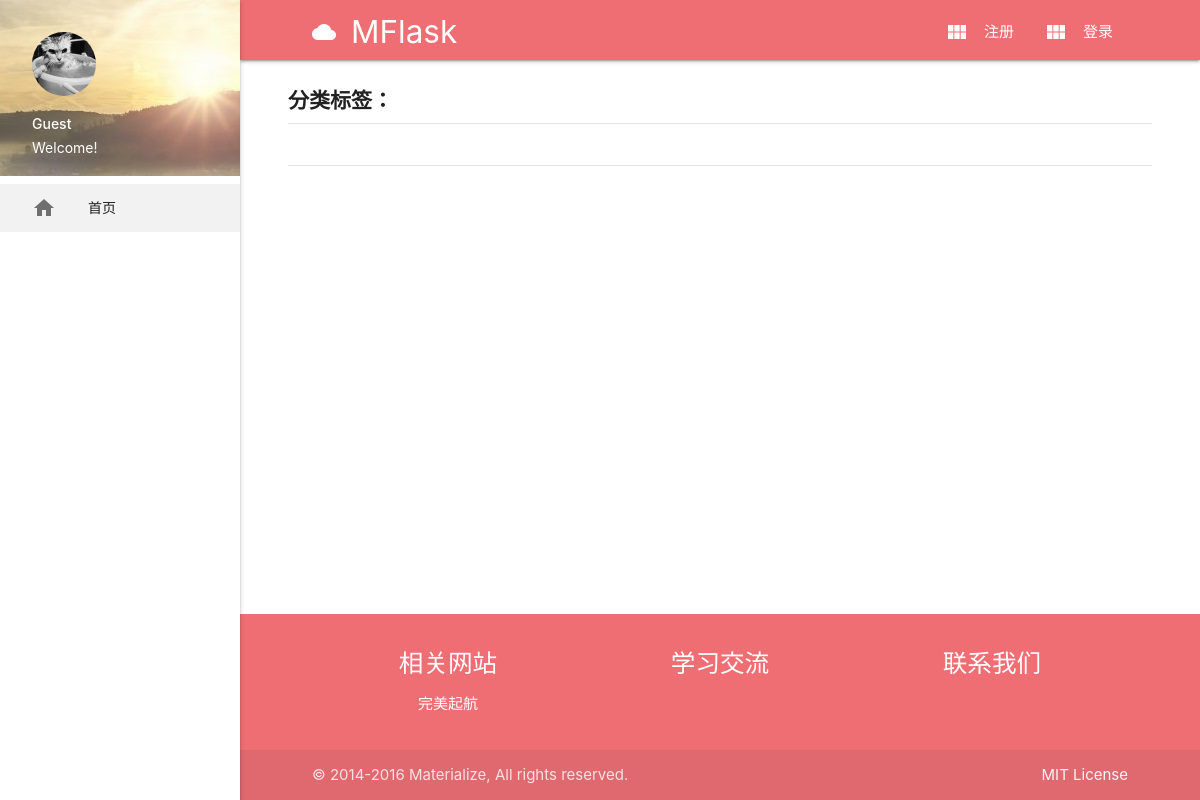
Page /tag on the earlier database version.
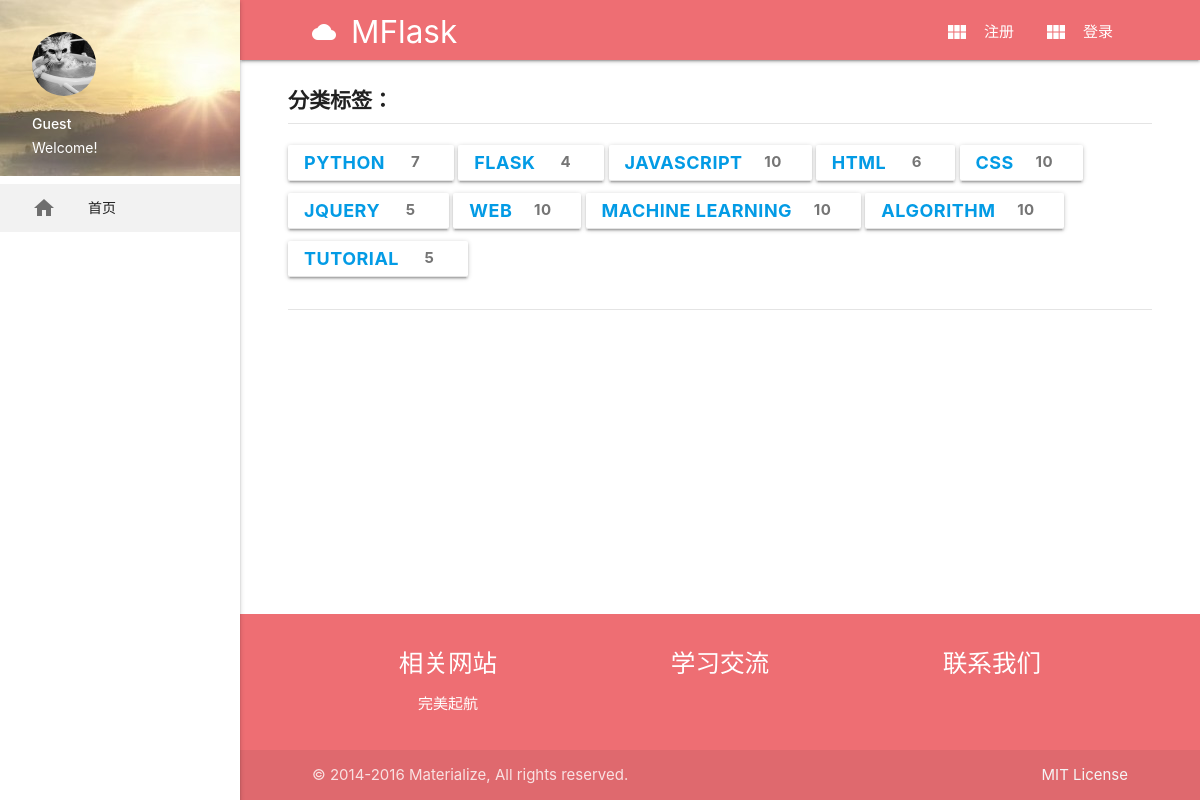
Same page on the later database version.
### app/models.py (models this page shows, shortened)
class Tag(db.Model):
    __tablename__ = 'tags'
    id = db.Column(db.Integer, primary_key=True)
    name = db.Column(db.String(64))
    rank = db.Column(db.Integer, default=0)

### app/main/views.py (the view, shortened to what this page needs)
@main.route('/tag')
@main.route('/tag/<string:tagname>')
def tag(tagname=None):
    taglist = Tag.query.all()
    pagination = None
    posts = None
    return render_template('tag.html', taglist=taglist, tagname=tagname, posts=posts, pagination=pagination)

### app/auth/views.py (called while the page is built)
@auth.before_app_request
def before_request():
    if current_user.is_authenticated:
        current_user.ping()
        if not current_user.confirmed \
                and request.endpoint \
                and request.blueprint != 'auth'\
                and request.endpoint != 'static':
            return redirect(url_for('auth.unconfirmed'))

### app/main/__init__.py (called while the page is built)
@main.app_context_processor
def inject_permissions():
    return dict(Permission=Permission)

### app/templates/tag.html (shortened to what this page needs)
{% extends "base.html" %}
{% import "_macros.html" as macros %}
{% block content %}
<main>
    <div class="row tag-list">
        <p>分类标签：</p>
        {% for tag in taglist %}
        <div class="btn {% if tag.name==tagname %}teal lighten-2{% else %}transparent{% endif %}">
            <a href="{{ url_for('.tag', tagname=tag.name) }}">{{ tag.name }}
                <span class="badge">{{ tag.posts.count() }}</span></a>
        </div>
        {% endfor %}
    </div>
</main>
{% endblock %}

### app/templates/base.html (shortened to what this page needs)
{% block doc -%}
<!DOCTYPE html>
<html{% block html_attribs %}{% endblock html_attribs %}>
{%- block html %}
    <head>
    {%- block head %}
    {%- block styles %}
    <link href="{{ url_for('static', filename='css/materialize.css') }}" rel="stylesheet">
    <link rel="stylesheet" type="text/css" href="{{ url_for('static', filename='css/styles.css') }}">
    {%- endblock styles %}
    {%- endblock head %}
    </head>
<body{% block body_attribs %}{% endblock body_attribs %}>
{% block body -%}
    {% block navbar %}
    <header>
        <nav class="top-nav">
            <div class="container">
                <div class="nav-wrapper">
                    <a href="{{ url_for('main.index') }}" class="brand-logo"><i class="material-icons">cloud</i>MFlask</a>
                    <ul class="right hide-on-med-and-down">
                        {% if current_user.is_authenticated %}
                        <li><a href="{{ url_for('main.user', username=current_user.username) }}">Profile</a></li>
                        <li><a class="dropdown-trigger" href="" data-target="dropdown1">设置<i class="material-icons right">arrow_drop_down</i></a></li>
                        {% else %}
                        <li><a href="{{ url_for('auth.register') }}"><i class="material-icons left">view_module</i>注册</a></li>
                        <li><a href="{{ url_for('auth.login') }}"><i class="material-icons left">view_module</i>登录</a></li>
                        {% endif %}
                    </ul>
                </div>
            </div>
        </nav>
        <ul class="sidenav sidenav-fixed">
            <li>
                <div class="user-view">
                    <div class="background">
                        <img src="{{ url_for('static', filename='images/bg.jpg') }}" alt="MaterializedFlask">
                    </div>
                    {% if current_user.is_authenticated %}
                    <a href="#"><img class="circle" src="{{ current_user.gravatar(size=120) }}"></a>
                    <a href="#"><span class="flow-text name">{{ current_user.username }}</span></a>
                    <a href="#"><span class="flow-text email">{{ current_user.role.name }}</span></a>
                    {% else %}
                    <a href="#"><img class="circle" src="{{ url_for('static', filename='images/profile-128.png') }}"></a>
                    <a href="#"><span class="white-text name">Guest</span></a>
                    <a href="#"><span class="white-text email">Welcome!</span></a>
                    {% endif %}
                </div>
            </li>
            <li class="bold active"><a href="{{ url_for('main.index') }}"><i class="material-icons">home</i>首页</a></li>
        </ul>
    </header>
    {%- endblock navbar %}
    {% block content -%}
    {%- endblock content %}
    {% block footer %}
    <footer class="page-footer">
        <div class="container">
            <div class="row">
                <div class="col l4 s12 center">
                    <h5 class="white-text">相关网站</h5>
                    <ul>
                        <li><a class="white-text" target="_blank" href="http://www.okgoes.com">完美起航</a></li>
                    </ul>
                </div>
                <div class="col l4 s12 center">
                    <h5 class="white-text">学习交流</h5>
                </div>
                <div class="col l4 s12 center" style="overflow: hidden;">
                    <h5 class="white-text">联系我们</h5>
                </div>
            </div>
        </div>
        <div class="footer-copyright">
            <div class="container">
                © 2014-2016 Materialize, All rights reserved.
                <a class="grey-text text-lighten-4 right" href="https://github.com/Dogfalo/materialize/blob/master/LICENSE">MIT License</a>
            </div>
        </div>
    </footer>
    {% endblock %}
{%- endblock body %}
</body>
{%- endblock html %}
</html>
{% endblock doc -%}

### app/static/css/styles.css (style rules this page uses)
header, main, footer { padding-left: 240px; }
.container { width: 85%; }
.top-nav { height: 60px; }
.sidenav { width: 240px; }
body { display: flex; min-height: 100vh; flex-direction: column; }
main { flex: 1 0 auto; }
div.tag-list { width: 90%; margin-top: 20px; padding-bottom: 20px; border-bottom: 1px solid #e4e4e4; }
div.tag-list p { border-bottom: 1px solid #e4e4e4; padding-bottom: 6px; font-size: 1.4em; font-weight: bold; }
div.tag-list .btn { border-bottom: 1px solid #e4e4e4; font-size: 1.2em; font-weight: bold; margin-bottom: 12px; }
div.tag-list span.badge { margin-top: 6.5px; margin-left: 8px ; }

Differences in the rows shown:
added Tag: name "PYTHON", posts.count "7"
added Tag: name "FLASK", posts.count "4"
added Tag: name "JAVASCRIPT", posts.count "10"
added Tag: name "HTML", posts.count "6"
added Tag: name "CSS", posts.count "10"
added Tag: name "JQUERY", posts.count "5"
added Tag: name "WEB", posts.count "10"
added Tag: name "MACHINE LEARNING", posts.count "10"
added Tag: name "ALGORITHM", posts.count "10"
added Tag: name "TUTORIAL", posts.count "5"
